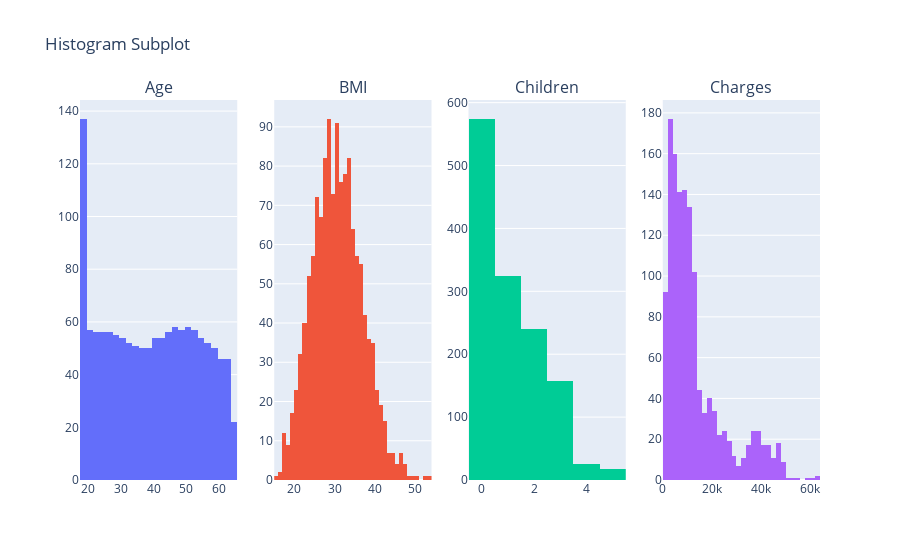

Notebook code cell kept with this figure:
### Markdown cell above
EXPLORATORY DATA ANALYSIS

### Code cell
# DATA EXPLORATION
fig = sp.make_subplots(rows=1, cols=4, subplot_titles=("Age", "BMI", "Children", "Charges"))
fig.add_trace(go.Histogram(x=df['age'], name='Age'), row=1, col=1)
fig.add_trace(go.Histogram(x=df['bmi'], name='BMI'), row=1, col=2)
fig.add_trace(go.Histogram(x=df['children'], name='Children'), row=1, col=3)
fig.add_trace(go.Histogram(x=df['charges'], name='Charges'), row=1, col=4)
fig.update_layout(title_text="Histogram Subplot", showlegend=False)

### Figure 1 — Plotly figure (JSON) as saved in the notebook; plotly's stock layout.template omitted (floating-point values rounded to 4 significant figures; data arrays with more than 128 entries replaced by an {"elided": "..."} marker saying what was removed)
{"data": [{"name": "Age", "type": "histogram", "x": {"elided": "1338 int values"}, "xaxis": "x", "yaxis": "y"}, {"name": "BMI", "type": "histogram", "x": {"elided": "1338 float values"}, "xaxis": "x2", "yaxis": "y2"}, {"name": "Children", "type": "histogram", "x": {"elided": "1338 int values"}, "xaxis": "x3", "yaxis": "y3"}, {"name": "Charges", "type": "histogram", "x": {"elided": "1338 float values"}, "xaxis": "x4", "yaxis": "y4"}], "layout": {"annotations": [{"font": {"size": 16}, "showarrow": false, "text": "Age", "x": 0.1062, "xanchor": "center", "xref": "paper", "y": 1, "yanchor": "bottom", "yref": "paper"}, {"font": {"size": 16}, "showarrow": false, "text": "BMI", "x": 0.3688, "xanchor": "center", "xref": "paper", "y": 1, "yanchor": "bottom", "yref": "paper"}, {"font": {"size": 16}, "showarrow": false, "text": "Children", "x": 0.6313, "xanchor": "center", "xref": "paper", "y": 1, "yanchor": "bottom", "yref": "paper"}, {"font": {"size": 16}, "showarrow": false, "text": "Charges", "x": 0.8938, "xanchor": "center", "xref": "paper", "y": 1, "yanchor": "bottom", "yref": "paper"}], "showlegend": false, "title": {"text": "Histogram Subplot"}, "xaxis": {"anchor": "y", "domain": [0, 0.2125]}, "xaxis2": {"anchor": "y2", "domain": [0.2625, 0.475]}, "xaxis3": {"anchor": "y3", "domain": [0.525, 0.7375]}, "xaxis4": {"anchor": "y4", "domain": [0.7875, 1]}, "yaxis": {"anchor": "x", "domain": [0, 1]}, "yaxis2": {"anchor": "x2", "domain": [0, 1]}, "yaxis3": {"anchor": "x3", "domain": [0, 1]}, "yaxis4": {"anchor": "x4", "domain": [0, 1]}}}
